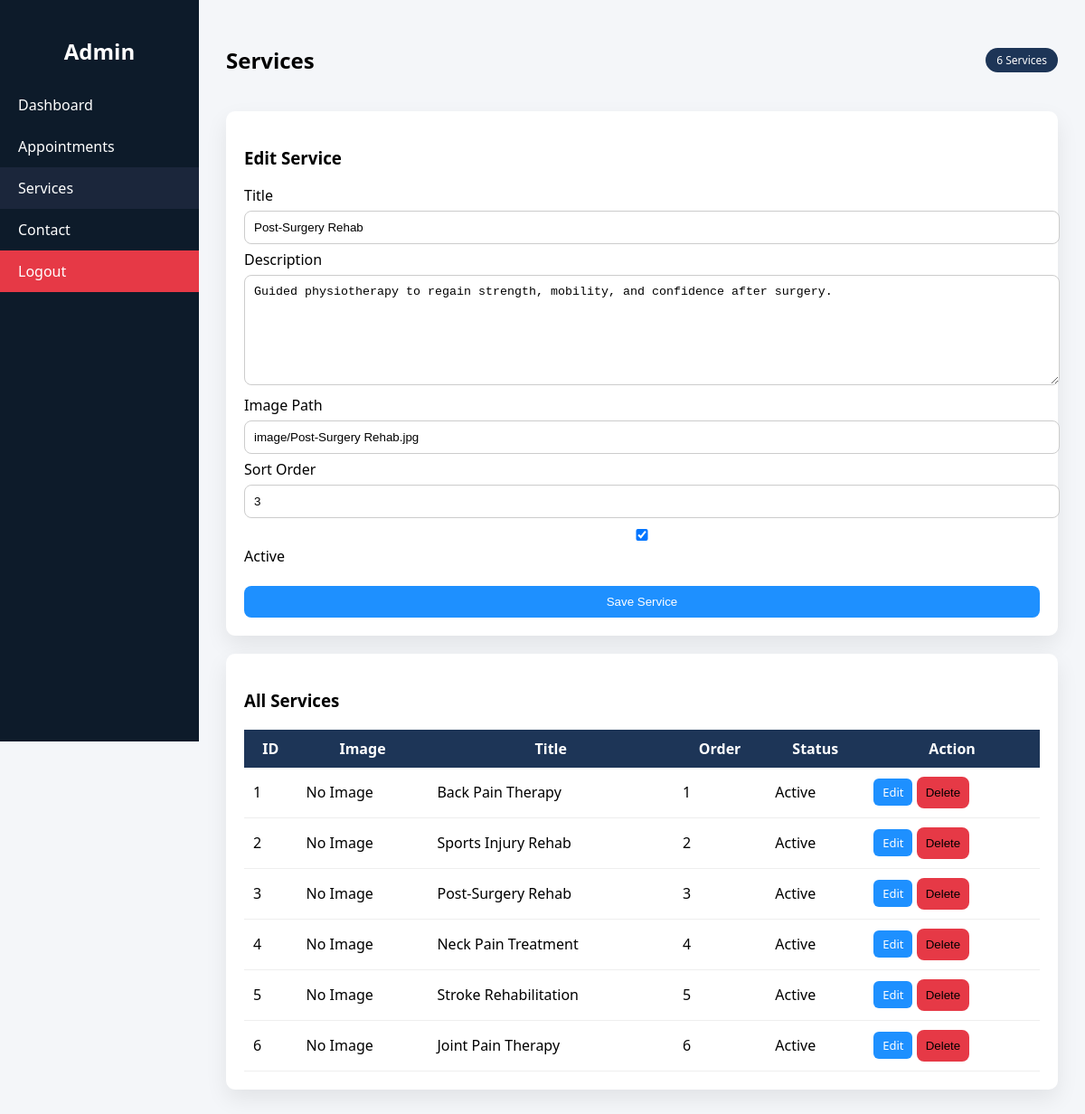
/admin/services.php?edit=3 (signed in), run on the app's committed database.
### tables this page shows
CREATE TABLE `services` (
  `id` INT NOT NULL AUTO_INCREMENT,
  `title` VARCHAR(150) NOT NULL,
  `description` TEXT NOT NULL,
  `image` VARCHAR(255) NOT NULL,
  `is_active` TINYINT(1) NOT NULL DEFAULT 1,
  `sort_order` INT NOT NULL DEFAULT 0,
  `created_at` TIMESTAMP NOT NULL DEFAULT CURRENT_TIMESTAMP,
  PRIMARY KEY (`id`)
);

### admin/services.php (the view, shortened to what this page needs)
<?php
require_once __DIR__ . '/_init.php';
$editId = (int)($_GET['edit'] ?? 0);
$edit = null;
if ($editId > 0) {
    $stmt = $conn->prepare("SELECT * FROM services WHERE id=?");
    $stmt->bind_param("i", $editId);
    $stmt->execute();
    $edit = $stmt->get_result()->fetch_assoc();
}
$services = $conn->query("SELECT * FROM services ORDER BY sort_order ASC, id DESC");
$count = $services->num_rows;
?>
<!DOCTYPE html>
<html>
<head>
</head>
<body>
<div class="sidebar">
    <h2>Admin</h2>
    <a href="dashboard.php">Dashboard</a>
    <a href="appointments.php">Appointments</a>
    <a href="services.php" class="active">Services</a>
    <a href="admin_contact.php">Contact</a>
    <a href="logout.php" class="logout">Logout</a>
</div>
<div class="main">
<div class="top-bar">
    <h2>Services</h2>
    <span class="badge"><?php echo $count; ?> Services</span>
</div>
<div class="card">
<h3><?php echo $edit ? "Edit Service" : "Add Service"; ?></h3>
<form method="post">
<label>Title</label>
<input type="text" name="title" required value="<?php echo $edit['title'] ?? ''; ?>">
<label>Description</label>
<textarea name="description" required><?php echo $edit['description'] ?? ''; ?></textarea>
<label>Image Path</label>
<input type="text" name="image" required value="<?php echo $edit['image'] ?? ''; ?>">
<label>Sort Order</label>
<input type="number" name="sort_order" value="<?php echo $edit['sort_order'] ?? 0; ?>">
<label>
<input type="checkbox" name="is_active" <?php echo ((int)($edit['is_active'] ?? 1) === 1) ? 'checked' : ''; ?>>
Active
</label>
<br><br>
<button class="btn-save">Save Service</button>
</form>
</div>
<div class="card">
<h3>All Services</h3>
<table>
<tr>
<th>ID</th>
<th>Image</th>
<th>Title</th>
<th>Order</th>
<th>Status</th>
<th>Action</th>
</tr>
<?php while($s = $services->fetch_assoc()){ ?>
<tr>
<td><?php echo $s['id']; ?></td>
<td>
    <?php if(!empty($s['image']) && file_exists("../image/".$s['image'])){ ?>
        <img src="../image/<?php echo $s['image']; ?>">
    <?php } else { ?>
        No Image
    <?php } ?>
</td><td><?php echo $s['title']; ?></td>
<td><?php echo $s['sort_order']; ?></td>
<td><?php echo $s['is_active'] ? 'Active' : 'Inactive'; ?></td>
<td class="actions">
<a class="edit" href="services.php?edit=<?php echo $s['id']; ?>">Edit</a>
<form method="post" style="display:inline;" onsubmit="return confirm('Delete this service?');">
<button class="delete">Delete</button>
</form>
</td>
</tr>
<?php } ?>
</table>
</div>
</div>
</body>
</html>

### admin/services.php (style rules this page uses)
body { margin:0; font-family:'Segoe UI',sans-serif; background:#f4f6f9; display:flex; }
.sidebar { width:220px; background:#0d1b2a; height:100vh; position:fixed; padding-top:20px; }
.sidebar h2 { color:white; text-align:center; }
.sidebar a { display:block; color:white; padding:12px 20px; text-decoration:none; }
.active { background:#1b263b; }
.logout { background:#e63946; }
.main { margin-left:220px; padding:30px; width:100%; }
.top-bar { display:flex; justify-content:space-between; align-items:center; }
.badge { background:#1d3557; color:white; padding:5px 12px; border-radius:20px; font-size:12px; }
.card { background:white; padding:20px; border-radius:10px; box-shadow:0 10px 25px rgba(0,0,0,0.08); margin-top:20px; }
input, textarea { width:100%; padding:10px; margin:6px 0; border:1px solid #ccc; border-radius:8px; }
textarea { min-height:100px; }
button { padding:10px; border:none; border-radius:8px; cursor:pointer; }
.btn-save { background:#1e90ff; color:white; width:100%; }
table { width:100%; border-collapse:collapse; margin-top:20px; }
th { background:#1d3557; color:white; padding:10px; }
td { padding:10px; border-bottom:1px solid #eee; }
.actions a { padding:6px 10px; border-radius:6px; color:white; text-decoration:none; font-size:13px; }
.edit { background:#1e90ff; }
.delete { background:#e63946; }

### data on the page
services: title "Post-Surgery Rehab", description "Guided physiotherapy to regain strength, mobility, and confidence after surgery.", image "image/Post-Surgery Rehab.jpg", sort_order "3", is_active "☑", id "3", shows "No Image", shows "Active"
services: id "1", shows "No Image", title "Back Pain Therapy", sort_order "1", is_active "Active"
services: id "2", shows "No Image", title "Sports Injury Rehab", sort_order "2", is_active "Active"
services: id "4", shows "No Image", title "Neck Pain Treatment", sort_order "4", is_active "Active"
services: id "5", shows "No Image", title "Stroke Rehabilitation", sort_order "5", is_active "Active"
services: id "6", shows "No Image", title "Joint Pain Therapy", sort_order "6", is_active "Active"

### other printed values
$count "6"
